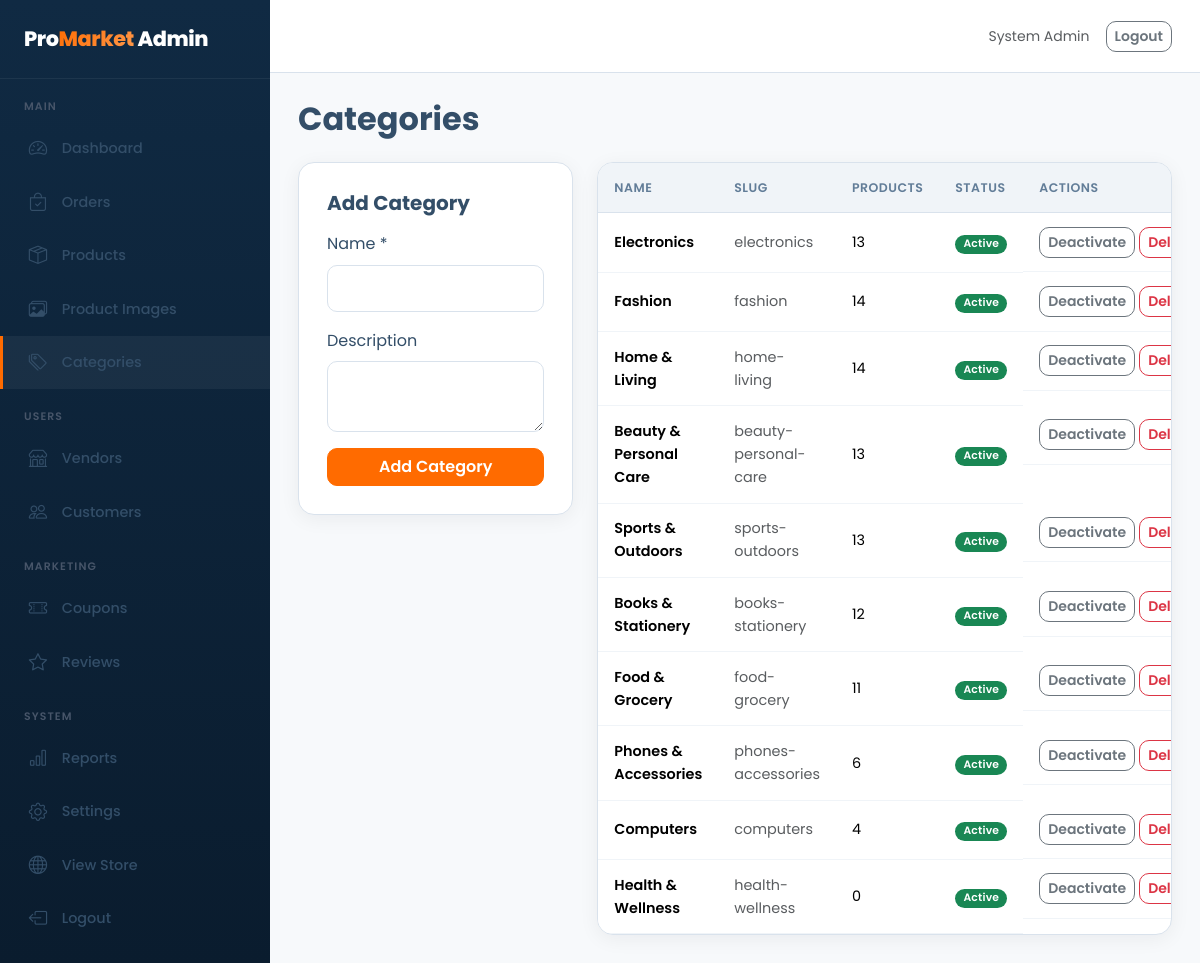
Screenshot of /admin/categories.php (signed in) with the database file from the repository.
### tables this page shows
CREATE TABLE categories (
  id INT UNSIGNED AUTO_INCREMENT PRIMARY KEY,
  name VARCHAR(120) NOT NULL,
  slug VARCHAR(150) NOT NULL UNIQUE,
  description TEXT DEFAULT NULL,
  image VARCHAR(255) DEFAULT NULL,
  status ENUM('active','inactive') NOT NULL DEFAULT 'active',
  sort_order INT DEFAULT 0,
  created_at TIMESTAMP DEFAULT CURRENT_TIMESTAMP
);

### admin/categories.php (the view, shortened to what this page needs)
<?php
require_once __DIR__.'/../config/config.php';
$cats=$pdo->query("SELECT c.*, (SELECT COUNT(*) FROM products p WHERE p.category_id=c.id) as product_count FROM categories c ORDER BY c.sort_order,c.name")->fetchAll();
require __DIR__.'/../includes/admin_header.php';
?>
<h2 class="fw-bold mb-4">Categories</h2>
<div class="row g-4">
  <div class="col-md-4">
    <div class="form-card">
      <h5 class="fw-bold mb-3">Add Category</h5>
      <form method="post"><?=csrf_field()?>
        <div class="mb-3"><label class="form-label">Name *</label><input type="text" name="name" class="form-control" required></div>
        <div class="mb-3"><label class="form-label">Description</label><textarea name="description" class="form-control" rows="2"></textarea></div>
        <button name="add" value="1" class="btn btn-primary w-100">Add Category</button>
      </form>
    </div>
  </div>
  <div class="col-md-8">
    <div class="table-card"><div class="table-responsive"><table class="table">
      <thead><tr><th>Name</th><th>Slug</th><th>Products</th><th>Status</th><th>Actions</th></tr></thead>
      <tbody>
      <?php foreach($cats as $c):?>
      <tr>
        <td class="fw-semibold"><?=e($c['name'])?></td>
        <td class="small text-muted"><?=e($c['slug'])?></td>
        <td><?=$c['product_count']?></td>
        <td><?=status_badge($c['status'])?></td>
        <td class="d-flex gap-1">
          <form method="post"><?=csrf_field()?><button name="toggle" value="<?=$c['id']?>" class="btn btn-sm btn-outline-secondary"><?=$c['status']==='active'?'Deactivate':'Activate'?></button></form>
          <form method="post" onsubmit="return confirm('Delete?')"><?=csrf_field()?><button name="delete" value="<?=$c['id']?>" class="btn btn-sm btn-outline-danger">Delete</button></form>
        </td>
      </tr>
      <?php endforeach;?>
      </tbody>
    </table></div></div>
  </div>
</div>
<?php require __DIR__.'/../includes/admin_footer.php';?>

### includes/helpers.php (shortened to what this page needs)
<?php
function e(?string $str): string {
    return htmlspecialchars((string)$str, ENT_QUOTES | ENT_HTML5, 'UTF-8');
}
function status_badge(string $status): string {
    $map = [
        'active' => 'success', 'approved' => 'success', 'paid' => 'success', 'delivered' => 'success', 'completed' => 'success',
        'pending' => 'warning', 'processing' => 'info', 'confirmed' => 'primary', 'shipped' => 'info',
        'inactive' => 'secondary', 'suspended' => 'danger', 'rejected' => 'danger', 'cancelled' => 'danger', 'failed' => 'danger',
        'draft' => 'secondary',
    ];
    $color = $map[strtolower($status)] ?? 'secondary';
    return '<span class="badge bg-' . $color . '">' . e(ucfirst($status)) . '</span>';
}

### assets/css/style.css (style rules this page uses)
:root { --primary: #FF6B00; --primary-dark: #E05F00; --primary-light: #FF8A33; --navy: #102A43; --navy-deep: #0A1C2E; --accent: #102A43; --accent-soft: rgba(255, 107, 0, 0.10); --dark: #102A43; --dark-soft: #1B3A57; --text: #334E68; --muted: #627D98; --border: #D9E2EC; --border-light: #F0F4F8; --body-bg: #F7F9FB; --card-bg: #FFFFFF; --white: #FFFFFF; --success: #10B981; --warning: #F59E0B; --danger: #EF4444; --info: #06B6D4; --radius: 16px; --radius-sm: 10px; --radius-lg: 24px; --shadow: 0 4px 20px rgba(15, 23, 42, 0.06); --shadow-md: 0 8px 30px rgba(15, 23, 42, 0.08); --shadow-lg: 0 16px 48px rgba(15, 23, 42, 0.12); --shadow-glow: 0 0 40px rgba(255, 107, 0, 0.18); --transition: all 0.3s cubic-bezier(0.4, 0, 0.2, 1); --sidebar-width: 270px; --navbar-height: 72px; }
*, *::before, *::after { box-sizing: border-box; }
html { scroll-behavior: smooth; }
body { font-family: 'Poppins', 'Segoe UI', system-ui, -apple-system, sans-serif; background: var(--body-bg); color: var(--text); margin: 0; line-height: 1.6; -webkit-font-smoothing: antialiased; }
.table-card { background: var(--white); border-radius: var(--radius); box-shadow: var(--shadow); border: 1px solid var(--border); overflow: hidden; }
.table-card .table { margin: 0; }
.table-card .table th { background: #F0F4F8; font-weight: 600; font-size: 0.78rem; text-transform: uppercase; letter-spacing: 0.04em; color: var(--muted); border-bottom: 1px solid var(--border); white-space: nowrap; padding: 0.9rem 1rem; }
.table-card .table td { vertical-align: middle; font-size: 0.9rem; padding: 0.85rem 1rem; border-color: var(--border-light); }
.form-card { background: var(--white); border-radius: var(--radius); padding: 1.75rem; box-shadow: var(--shadow); border: 1px solid var(--border); }
.form-control, .form-select { border-radius: var(--radius-sm); border: 1.5px solid var(--border); padding: 0.65rem 1rem; transition: var(--transition); }
.btn { border-radius: var(--radius-sm); font-weight: 600; transition: var(--transition); }
.btn-primary { background: var(--primary); border-color: var(--primary); }
.badge { font-weight: 600; letter-spacing: 0.02em; padding: 0.4em 0.75em; border-radius: 50px; }
.btn-primary { color: #fff; }

### rows the page displays
categories: name "Electronics", slug "electronics", product_count "13", status "Active", $c['id'] 1 (drawn), shows "Deactivate"
categories: name "Fashion", slug "fashion", product_count "14", status "Active", $c['id'] 2 (drawn), shows "Deactivate"
categories: name "Home & Living", slug "home-living", product_count "14", status "Active", $c['id'] 3 (drawn), shows "Deactivate"
categories: name "Beauty & Personal Care", slug "beauty-personal-care", product_count "13", status "Active", $c['id'] 4 (drawn), shows "Deactivate"
categories: name "Sports & Outdoors", slug "sports-outdoors", product_count "13", status "Active", $c['id'] 5 (drawn), shows "Deactivate"
categories: name "Books & Stationery", slug "books-stationery", product_count "12", status "Active", $c['id'] 6 (drawn), shows "Deactivate"
categories: name "Food & Grocery", slug "food-grocery", product_count "11", status "Active", $c['id'] 7 (drawn), shows "Deactivate"
categories: name "Phones & Accessories", slug "phones-accessories", product_count "6", status "Active", $c['id'] 8 (drawn), shows "Deactivate"
categories: name "Computers", slug "computers", product_count "4", status "Active", $c['id'] 9 (drawn), shows "Deactivate"
categories: name "Health & Wellness", slug "health-wellness", product_count "0", status "Active", $c['id'] 10 (drawn), shows "Deactivate"

### other values shown
current_user()['name'] "System Admin"
